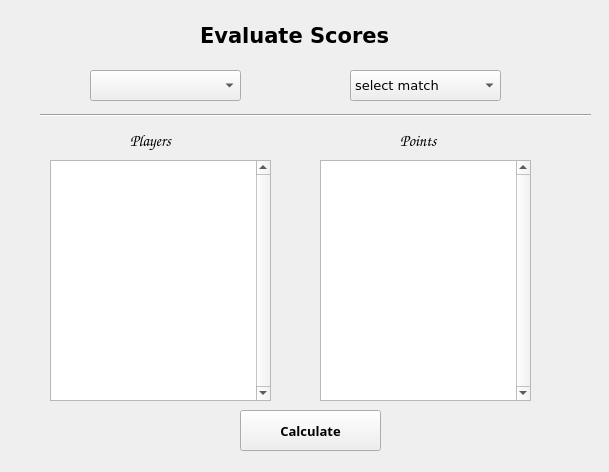
<?xml version="1.0" encoding="UTF-8"?>
<ui version="4.0">
 <class>evaluate_team</class>
 <widget class="QDialog" name="evaluate_team">
  <property name="geometry">
   <rect>
    <x>0</x>
    <y>0</y>
    <width>609</width>
    <height>472</height>
   </rect>
  </property>
  <property name="windowTitle">
   <string>Dialog</string>
  </property>
  <widget class="QLabel" name="label">
   <property name="geometry">
    <rect>
     <x>200</x>
     <y>10</y>
     <width>391</width>
     <height>51</height>
    </rect>
   </property>
   <property name="font">
    <font>
     <family>DejaVu Sans</family>
     <pointsize>16</pointsize>
     <weight>75</weight>
     <bold>true</bold>
    </font>
   </property>
   <property name="text">
    <string>Evaluate Scores</string>
   </property>
  </widget>
  <widget class="QComboBox" name="selectteam_cb">
   <property name="geometry">
    <rect>
     <x>90</x>
     <y>70</y>
     <width>151</width>
     <height>31</height>
    </rect>
   </property>
   <property name="currentText">
    <string/>
   </property>
  </widget>
  <widget class="QComboBox" name="selectmatch_cb">
   <property name="enabled">
    <bool>true</bool>
   </property>
   <property name="geometry">
    <rect>
     <x>350</x>
     <y>70</y>
     <width>151</width>
     <height>31</height>
    </rect>
   </property>
   <property name="font">
    <font>
     <family>DejaVu Sans</family>
     <pointsize>10</pointsize>
     <weight>50</weight>
     <bold>false</bold>
    </font>
   </property>
   <item>
    <property name="text">
     <string extracomment="select amatch">select match</string>
    </property>
   </item>
   <item>
    <property name="text">
     <string>Match1</string>
    </property>
   </item>
  </widget>
  <widget class="Line" name="line">
   <property name="geometry">
    <rect>
     <x>40</x>
     <y>95</y>
     <width>551</width>
     <height>41</height>
    </rect>
   </property>
   <property name="styleSheet">
    <string notr="true">color: rgb(0, 0, 0);</string>
   </property>
   <property name="orientation">
    <enum>Qt::Horizontal</enum>
   </property>
  </widget>
  <widget class="QLabel" name="label_2">
   <property name="geometry">
    <rect>
     <x>130</x>
     <y>130</y>
     <width>81</width>
     <height>21</height>
    </rect>
   </property>
   <property name="font">
    <font>
     <family>Comic Sans MS</family>
     <pointsize>12</pointsize>
     <weight>50</weight>
     <bold>false</bold>
    </font>
   </property>
   <property name="text">
    <string>Players</string>
   </property>
  </widget>
  <widget class="QLabel" name="label_3">
   <property name="geometry">
    <rect>
     <x>400</x>
     <y>130</y>
     <width>81</width>
     <height>21</height>
    </rect>
   </property>
   <property name="font">
    <font>
     <family>Comic Sans MS</family>
     <pointsize>12</pointsize>
     <weight>50</weight>
     <bold>false</bold>
    </font>
   </property>
   <property name="text">
    <string>Points</string>
   </property>
  </widget>
  <widget class="QPushButton" name="calcscore_btn">
   <property name="enabled">
    <bool>true</bool>
   </property>
   <property name="geometry">
    <rect>
     <x>240</x>
     <y>410</y>
     <width>141</width>
     <height>41</height>
    </rect>
   </property>
   <property name="font">
    <font>
     <family>Sans</family>
     <pointsize>10</pointsize>
     <weight>75</weight>
     <bold>true</bold>
    </font>
   </property>
   <property name="cursor">
    <cursorShape>ArrowCursor</cursorShape>
   </property>
   <property name="statusTip">
    <string>calculating score</string>
   </property>
   <property name="text">
    <string>Calculate</string>
   </property>
   <property name="shortcut">
    <string>Return</string>
   </property>
   <property name="autoDefault">
    <bool>false</bool>
   </property>
  </widget>
  <widget class="QListWidget" name="players_lw">
   <property name="geometry">
    <rect>
     <x>50</x>
     <y>160</y>
     <width>221</width>
     <height>241</height>
    </rect>
   </property>
   <property name="font">
    <font>
     <family>Comic Sans MS</family>
     <pointsize>10</pointsize>
     <weight>75</weight>
     <bold>true</bold>
    </font>
   </property>
   <property name="verticalScrollBarPolicy">
    <enum>Qt::ScrollBarAlwaysOn</enum>
   </property>
   <property name="defaultDropAction">
    <enum>Qt::IgnoreAction</enum>
   </property>
   <property name="selectionMode">
    <enum>QAbstractItemView::NoSelection</enum>
   </property>
  </widget>
  <widget class="QListWidget" name="scores_lw">
   <property name="geometry">
    <rect>
     <x>320</x>
     <y>160</y>
     <width>211</width>
     <height>241</height>
    </rect>
   </property>
   <property name="font">
    <font>
     <family>Comic Sans MS</family>
     <pointsize>10</pointsize>
     <weight>75</weight>
     <bold>true</bold>
    </font>
   </property>
   <property name="verticalScrollBarPolicy">
    <enum>Qt::ScrollBarAlwaysOn</enum>
   </property>
   <property name="selectionMode">
    <enum>QAbstractItemView::NoSelection</enum>
   </property>
  </widget>
 </widget>
 <resources/>
 <connections/>
</ui>
